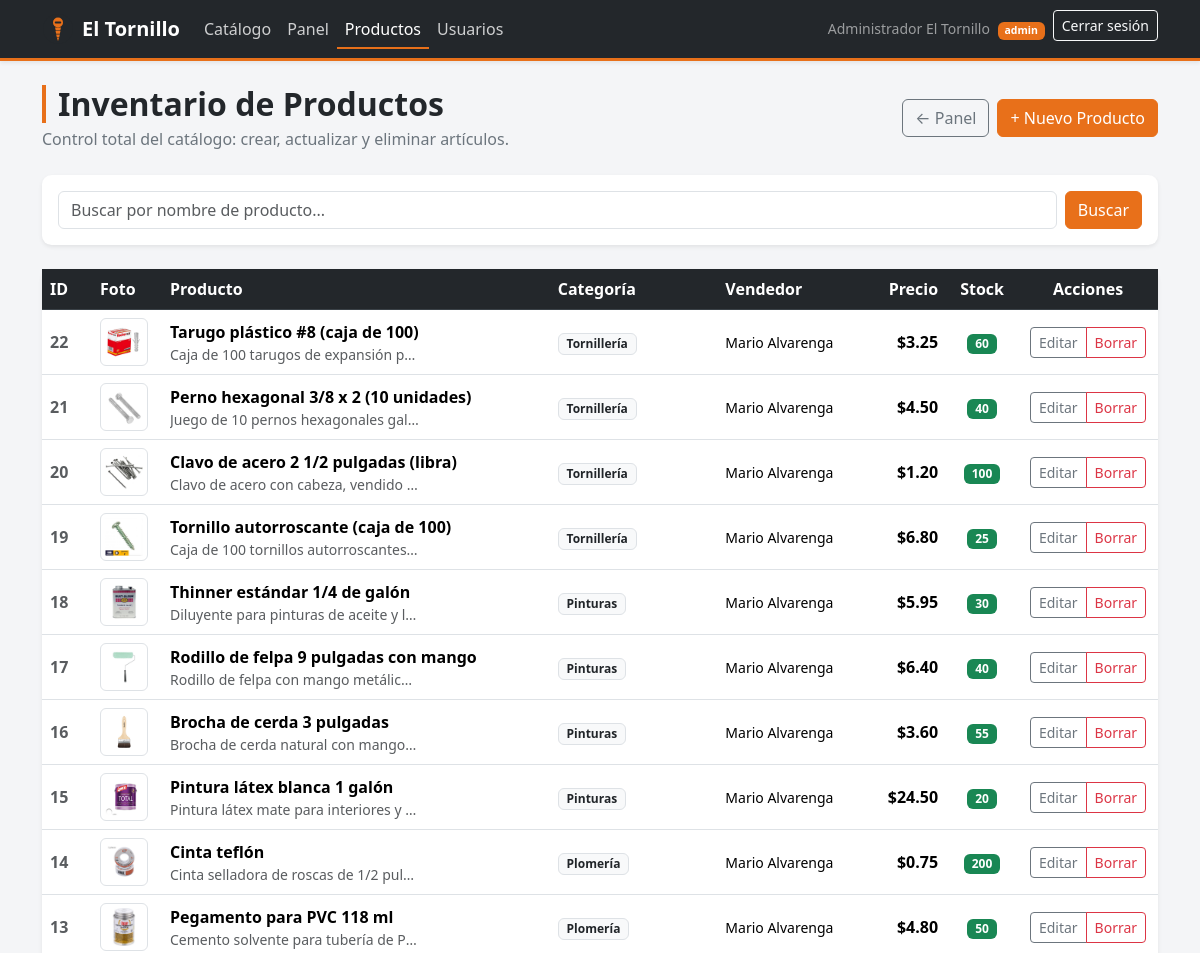
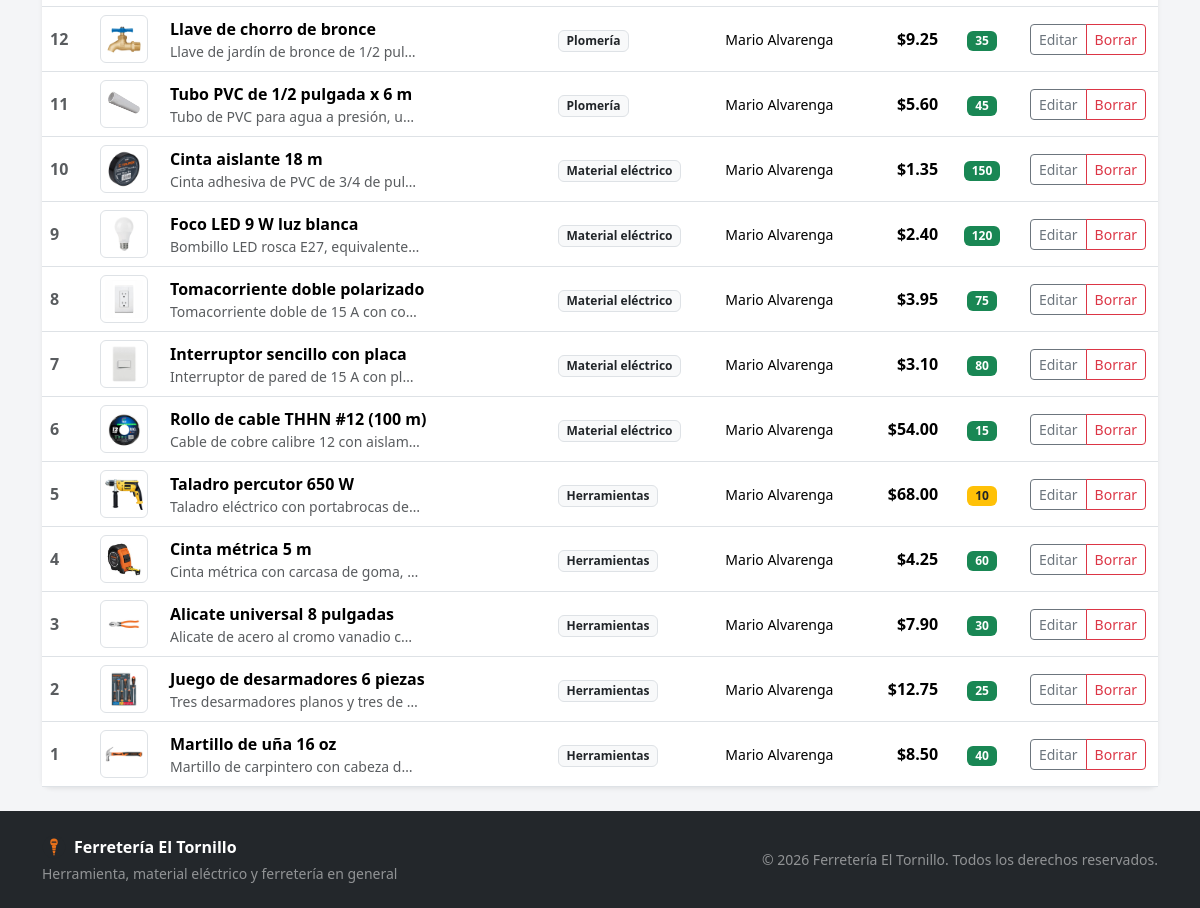
The page /admin/productos.php (signed in) on the database its author committed (2 pictures, top to bottom).
### tables this page shows
CREATE TABLE usuarios (
    id        INT UNSIGNED NOT NULL AUTO_INCREMENT,
    nombre    VARCHAR(100) NOT NULL,
    correo    VARCHAR(150) NOT NULL,
    password  CHAR(32)     NOT NULL COMMENT 'MD5 hexadecimal',
    rol       ENUM('admin', 'vendedor', 'comprador') NOT NULL DEFAULT 'comprador',
    creado_en DATETIME     NOT NULL DEFAULT CURRENT_TIMESTAMP,
    PRIMARY KEY (id),
    UNIQUE KEY uk_usuarios_correo (correo)
);

CREATE TABLE productos (
    id           INT UNSIGNED  NOT NULL AUTO_INCREMENT,
    vendedor_id  INT UNSIGNED  NULL,
    categoria_id INT UNSIGNED  NULL,
    nombre       VARCHAR(150)  NOT NULL,
    descripcion  TEXT          NULL,
    precio       DECIMAL(10,2) NOT NULL DEFAULT 0.00,
    stock        INT           NOT NULL DEFAULT 0,
    imagen       VARCHAR(255)  NULL,
    creado_en    DATETIME      NOT NULL DEFAULT CURRENT_TIMESTAMP,
    PRIMARY KEY (id),
    KEY idx_productos_vendedor (vendedor_id),
    KEY idx_productos_categoria (categoria_id),
    KEY idx_productos_nombre (nombre),
    CONSTRAINT fk_productos_vendedor
        FOREIGN KEY (vendedor_id) REFERENCES usuarios (id)
        ON DELETE SET NULL ON UPDATE CASCADE,
    CONSTRAINT fk_productos_categoria
        FOREIGN KEY (categoria_id) REFERENCES categorias (id)
        ON DELETE SET NULL ON UPDATE CASCADE
);

CREATE TABLE categorias (
    id     INT UNSIGNED NOT NULL AUTO_INCREMENT,
    nombre VARCHAR(80)  NOT NULL,
    PRIMARY KEY (id),
    UNIQUE KEY uk_categorias_nombre (nombre)
);

### includes/config.php (called while the page is built, shortened)
<?php
function e(?string $texto): string
{
    return htmlspecialchars((string) $texto, ENT_QUOTES | ENT_SUBSTITUTE, 'UTF-8');
}
function url(string $ruta = ''): string
{
    return BASE_URL . ltrim($ruta, '/');
}
function dinero($monto): string
{
    return '$' . number_format((float) $monto, 2, '.', ',');
}
function imagen_producto(?string $archivo, string $nombre = ''): string
{
    $imagen_catalogo = str_replace(['/', '\\'], '⁄', $nombre) . '.jpg';
    if (is_file(__DIR__ . '/../public/assets/catalog/' . $imagen_catalogo)) {
        return url('assets/catalog/' . rawurlencode($imagen_catalogo));
    }
    return IMG_SIN_FOTO;
}

### includes/auth.php (called while the page is built, shortened)
<?php
function esta_autenticado(): bool
{
    return isset($_SESSION['usuario_id'], $_SESSION['rol']);
}
function usuario_actual(): ?array
{
    return [
        'id'     => (int) $_SESSION['usuario_id'],
        'nombre' => (string) ($_SESSION['nombre'] ?? ''),
        'rol'    => (string) $_SESSION['rol'],
    ];
}

### public/admin/productos.php (the view, shortened to what this page needs)
<?php
require_once __DIR__ . '/../../includes/auth.php';
$q = trim($_GET['q'] ?? '');
$sql = "SELECT p.*, c.nombre AS categoria, u.nombre AS vendedor
        FROM productos p
        LEFT JOIN categorias c ON c.id = p.categoria_id
        LEFT JOIN usuarios u ON u.id = p.vendedor_id
        WHERE p.nombre LIKE '%$q%'
        ORDER BY p.id DESC";
$res = mysqli_query($conn, $sql);
$productos = ($res !== false) ? mysqli_fetch_all($res, MYSQLI_ASSOC) : [];
$res_v = mysqli_query($conn, "SELECT id, nombre FROM usuarios WHERE rol IN ('vendedor', 'admin') ORDER BY nombre");
require_once __DIR__ . '/../../includes/header.php';
?>
<div class="d-flex flex-wrap justify-content-between align-items-center gap-3 mb-4">
    <div>
        <h1 class="titulo-seccion h2 mb-1">Inventario de Productos</h1>
        <p class="text-secondary mb-0">Control total del catálogo: crear, actualizar y eliminar artículos.</p>
    </div>
    <div class="d-flex gap-2">
        <a href="<?= url('admin/panel.php') ?>" class="btn btn-outline-secondary">&larr; Panel</a>
        <button class="btn btn-naranja" data-bs-toggle="modal" data-bs-target="#modalCrearProd">
            + Nuevo Producto
        </button>
    </div>
</div>
<div class="card mb-4 border-0 shadow-sm">
    <div class="card-body p-3">
        <form method="get" action="<?= url('admin/productos.php') ?>" class="d-flex gap-2">
            <input type="search" name="q" class="form-control" placeholder="Buscar por nombre de producto..." value="<?= e($q) ?>">
            <button type="submit" class="btn btn-naranja">Buscar</button>
        </form>
    </div>
</div>
<div class="card shadow-sm border-0">
    <div class="card-body p-0">
        <div class="table-responsive">
            <table class="table table-hover align-middle mb-0">
                <thead class="bg-oscuro text-white">
                    <tr>
                        <th style="width: 50px;">ID</th>
                        <th style="width: 70px;">Foto</th>
                        <th>Producto</th>
                        <th>Categoría</th>
                        <th>Vendedor</th>
                        <th class="text-end">Precio</th>
                        <th class="text-center">Stock</th>
                        <th class="text-center" style="width: 140px;">Acciones</th>
                    </tr>
                </thead>
                <tbody>
                    <?php if (empty($productos)): ?>
                        <tr><td colspan="8" class="text-center py-4 text-muted">No se encontraron productos.</td></tr>
                    <?php else: ?>
                        <?php foreach ($productos as $p): ?>
                            <tr>
                                <td class="text-muted fw-bold"><?= $p['id'] ?></td>
                                <td>
                                    <img src="<?= imagen_producto($p['imagen'], $p['nombre']) ?>" alt="" width="48" height="48" style="object-fit: contain;" class="rounded border bg-white p-1">
                                </td>
                                <td>
                                    <div class="fw-bold"><?= e($p['nombre']) ?></div>
                                    <small class="text-muted text-truncate d-block" style="max-width: 250px;">
                                        <?= e($p['descripcion'] ?? '') ?>
                                    </small>
                                </td>
                                <td><span class="badge bg-light text-dark border"><?= e($p['categoria'] ?? 'Sin categoría') ?></span></td>
                                <td class="small"><?= e($p['vendedor'] ?? '—') ?></td>
                                <td class="text-end fw-bold"><?= dinero($p['precio']) ?></td>
                                <td class="text-center">
                                    <span class="badge <?= (int)$p['stock'] <= 0 ? 'bg-danger' : ((int)$p['stock'] <= 10 ? 'bg-warning text-dark' : 'bg-success') ?>">
                                        <?= (int)$p['stock'] ?>
                                    </span>
                                </td>
                                <td class="text-center">
                                    <div class="btn-group btn-group-sm">
                                        <button class="btn btn-outline-secondary" data-bs-toggle="modal" data-bs-target="#modalEdit<?= $p['id'] ?>">
                                            Editar
                                        </button>
                                        <button class="btn btn-outline-danger" onclick="if(confirm('¿Eliminar producto #<?= $p['id'] ?> (<?= e(addslashes($p['nombre'])) ?>)?')) document.getElementById('del-<?= $p['id'] ?>').submit();">
                                            Borrar
                                        </button>
                                    </div>
                                </td>
                            </tr>
                        <?php endforeach; ?>
                    <?php endif; ?>
                </tbody>
            </table>
        </div>
    </div>
</div>
<?php require_once __DIR__ . '/../../includes/footer.php'; ?>

### includes/header.php (shortened to what this page needs)
<?php
require_once __DIR__ . '/auth.php';
$usuario       = usuario_actual();
$rol           = $usuario['rol'] ?? null;
$ruta_script = str_replace('\\', '/', $_SERVER['SCRIPT_NAME'] ?? '');
function clase_activa(string $archivo_o_ruta): string
{
    global $ruta_script;
    return basename($ruta_script) === $archivo_o_ruta ? ' active' : '';
}
?>
<!doctype html>
<html lang="es">
<head>
    <link rel="stylesheet" href="<?= url('assets/css/bootstrap.min.css') ?>">
    <link rel="stylesheet" href="<?= url('assets/css/estilos.css') ?>">
</head>
<body class="d-flex flex-column min-vh-100">
<nav class="navbar navbar-expand-lg navbar-dark bg-oscuro shadow-sm">
    <div class="container">
        <a class="navbar-brand d-flex align-items-center gap-2" href="<?= url('index.php') ?>">
            <img src="<?= url('assets/img/logo.svg') ?>" alt="" width="32" height="32">
            <span class="fw-bold">El Tornillo</span>
        </a>
        <div class="collapse navbar-collapse" id="menuPrincipal">
            <ul class="navbar-nav me-auto mb-2 mb-lg-0">
                <li class="nav-item">
                    <a class="nav-link<?= clase_activa('index.php') ?>" href="<?= url('index.php') ?>">Catálogo</a>
                </li>
                <?php if ($rol === 'comprador'): ?>
                    <li class="nav-item">
                        <a class="nav-link<?= clase_activa('catalogo.php') ?>" href="<?= url('comprador/catalogo.php') ?>">Comprar</a>
                    </li>
                    <li class="nav-item">
                        <a class="nav-link<?= clase_activa('carrito.php') ?>" href="<?= url('comprador/carrito.php') ?>">Carrito</a>
                    </li>
                    <li class="nav-item">
                        <a class="nav-link<?= clase_activa('historial.php') ?>" href="<?= url('comprador/historial.php') ?>">Mis facturas</a>
                    </li>
                <?php elseif ($rol === 'admin'): ?>
                    <li class="nav-item">
                        <a class="nav-link<?= clase_activa('panel.php') ?>" href="<?= url('admin/panel.php') ?>">Panel</a>
                    </li>
                    <li class="nav-item">
                        <a class="nav-link<?= clase_activa('productos.php') ?>" href="<?= url('admin/productos.php') ?>">Productos</a>
                    </li>
                    <li class="nav-item">
                        <a class="nav-link<?= clase_activa('usuarios.php') ?>" href="<?= url('admin/usuarios.php') ?>">Usuarios</a>
                    </li>
                <?php endif; ?>
            </ul>
            <ul class="navbar-nav mb-2 mb-lg-0">
                <?php if ($usuario !== null): ?>
                    <li class="nav-item d-flex align-items-center me-lg-2">
                        <span class="navbar-text small">
                            <?= e($usuario['nombre']) ?>
                            <span class="badge text-bg-naranja ms-1"><?= e($usuario['rol']) ?></span>
                        </span>
                    </li>
                    <li class="nav-item">
                        <a class="btn btn-sm btn-outline-light" href="<?= url('logout.php') ?>">Cerrar sesión</a>
                    </li>
                <?php endif; ?>
            </ul>
        </div>
    </div>
</nav>
<main class="container flex-grow-1 py-4">

### public/assets/css/estilos.css (style rules this page uses)
:root { --naranja: #e8701a; --naranja-oscuro: #c75c12; --naranja-claro: #fff1e6; --gris-oscuro: #23272b; --gris-medio: #3a4147; --gris-claro: #f4f5f7; }
html { background-color: var(--gris-oscuro); overscroll-behavior-y: none; }
body { background-color: var(--gris-claro); color: var(--gris-oscuro); }
.bg-oscuro { background-color: var(--gris-oscuro) !important; }
.text-bg-naranja { background-color: var(--naranja) !important; color: #fff !important; }
.btn-naranja { background-color: var(--naranja); border-color: var(--naranja); color: #fff; }
.navbar.bg-oscuro { border-bottom: 3px solid var(--naranja); }
.navbar-dark .navbar-nav .nav-link { color: rgba(255, 255, 255, 0.78); font-weight: 500; }
.navbar-dark .navbar-nav .nav-link:hover, .navbar-dark .navbar-nav .nav-link.active { color: #fff; }
.navbar-dark .navbar-nav .nav-link.active { box-shadow: inset 0 -2px 0 var(--naranja); }
.card { border: 1px solid #e3e6ea; border-radius: 0.6rem; }
.titulo-seccion { border-left: 4px solid var(--naranja); padding-left: 0.75rem; font-weight: 700; }
.table thead th { background-color: var(--gris-oscuro); color: #fff; font-weight: 600; border-color: var(--gris-medio); }

### rows shown on the page
usuarios: nombre "Administrador El Tornillo"
productos: id "22", imagen+nombre (picture), nombre "Tarugo plástico #8 (caja de 100)", descripcion "Caja de 100 tarugos de expansión p…", categoria.nombre "Tornillería", vendedor.nombre "Mario Alvarenga", precio "$3.25", stock "60"
productos: id "21", imagen+nombre (picture), nombre "Perno hexagonal 3/8 x 2 (10 unidades)", descripcion "Juego de 10 pernos hexagonales gal…", categoria.nombre "Tornillería", vendedor.nombre "Mario Alvarenga", precio "$4.50", stock "40"
productos: id "20", imagen+nombre (picture), nombre "Clavo de acero 2 1/2 pulgadas (libra)", descripcion "Clavo de acero con cabeza, vendido…", categoria.nombre "Tornillería", vendedor.nombre "Mario Alvarenga", precio "$1.20", stock "100"
productos: id "19", imagen+nombre (picture), nombre "Tornillo autorroscante (caja de 100)", descripcion "Caja de 100 tornillos autorroscantes…", categoria.nombre "Tornillería", vendedor.nombre "Mario Alvarenga", precio "$6.80", stock "25"
productos: id "18", imagen+nombre (picture), nombre "Thinner estándar 1/4 de galón", descripcion "Diluyente para pinturas de aceite y l…", categoria.nombre "Pinturas", vendedor.nombre "Mario Alvarenga", precio "$5.95", stock "30"
productos: id "17", imagen+nombre (picture), nombre "Rodillo de felpa 9 pulgadas con mango", descripcion "Rodillo de felpa con mango metálic…", categoria.nombre "Pinturas", vendedor.nombre "Mario Alvarenga", precio "$6.40", stock "40"
productos: id "16", imagen+nombre (picture), nombre "Brocha de cerda 3 pulgadas", descripcion "Brocha de cerda natural con mango…", categoria.nombre "Pinturas", vendedor.nombre "Mario Alvarenga", precio "$3.60", stock "55"
productos: id "15", imagen+nombre (picture), nombre "Pintura látex blanca 1 galón", descripcion "Pintura látex mate para interiores y…", categoria.nombre "Pinturas", vendedor.nombre "Mario Alvarenga", precio "$24.50", stock "20"
productos: id "14", imagen+nombre (picture), nombre "Cinta teflón", descripcion "Cinta selladora de roscas de 1/2 pul…", categoria.nombre "Plomería", vendedor.nombre "Mario Alvarenga", precio "$0.75", stock "200"
productos: id "13", imagen+nombre (picture), nombre "Pegamento para PVC 118 ml", descripcion "Cemento solvente para tubería de P…", categoria.nombre "Plomería", vendedor.nombre "Mario Alvarenga", precio "$4.80", stock "50"
productos: id "12", imagen+nombre (picture), nombre "Llave de chorro de bronce", descripcion "Llave de jardín de bronce de 1/2 pul…", categoria.nombre "Plomería", vendedor.nombre "Mario Alvarenga", precio "$9.25", stock "35"
productos: id "11", imagen+nombre (picture), nombre "Tubo PVC de 1/2 pulgada x 6 m", descripcion "Tubo de PVC para agua a presión, u…", categoria.nombre "Plomería", vendedor.nombre "Mario Alvarenga", precio "$5.60", stock "45"
productos: id "10", imagen+nombre (picture), nombre "Cinta aislante 18 m", descripcion "Cinta adhesiva de PVC de 3/4 de pul…", categoria.nombre "Material eléctrico", vendedor.nombre "Mario Alvarenga", precio "$1.35", stock "150"
productos: id "9", imagen+nombre (picture), nombre "Foco LED 9 W luz blanca", descripcion "Bombillo LED rosca E27, equivalente…", categoria.nombre "Material eléctrico", vendedor.nombre "Mario Alvarenga", precio "$2.40", stock "120"
productos: id "8", imagen+nombre (picture), nombre "Tomacorriente doble polarizado", descripcion "Tomacorriente doble de 15 A con co…", categoria.nombre "Material eléctrico", vendedor.nombre "Mario Alvarenga", precio "$3.95", stock "75"
productos: id "7", imagen+nombre (picture), nombre "Interruptor sencillo con placa", descripcion "Interruptor de pared de 15 A con pl…", categoria.nombre "Material eléctrico", vendedor.nombre "Mario Alvarenga", precio "$3.10", stock "80"
productos: id "6", imagen+nombre (picture), nombre "Rollo de cable THHN #12 (100 m)", descripcion "Cable de cobre calibre 12 con aislam…", categoria.nombre "Material eléctrico", vendedor.nombre "Mario Alvarenga", precio "$54.00", stock "15"
productos: id "5", imagen+nombre (picture), nombre "Taladro percutor 650 W", descripcion "Taladro eléctrico con portabrocas de…", categoria.nombre "Herramientas", vendedor.nombre "Mario Alvarenga", precio "$68.00", stock "10"
productos: id "4", imagen+nombre (picture), nombre "Cinta métrica 5 m", descripcion "Cinta métrica con carcasa de goma,…", categoria.nombre "Herramientas", vendedor.nombre "Mario Alvarenga", precio "$4.25", stock "60"
productos: id "3", imagen+nombre (picture), nombre "Alicate universal 8 pulgadas", descripcion "Alicate de acero al cromo vanadio c…", categoria.nombre "Herramientas", vendedor.nombre "Mario Alvarenga", precio "$7.90", stock "30"
productos: id "2", imagen+nombre (picture), nombre "Juego de desarmadores 6 piezas", descripcion "Tres desarmadores planos y tres de…", categoria.nombre "Herramientas", vendedor.nombre "Mario Alvarenga", precio "$12.75", stock "25"
productos: id "1", imagen+nombre (picture), nombre "Martillo de uña 16 oz", descripcion "Martillo de carpintero con cabeza d…", categoria.nombre "Herramientas", vendedor.nombre "Mario Alvarenga", precio "$8.50", stock "40"

### other values the page prints
$usuario['rol'] "admin"
APP_NOMBRE "Ferretería El Tornillo"
APP_LEMA "Herramienta, material eléctrico y ferretería en general"
